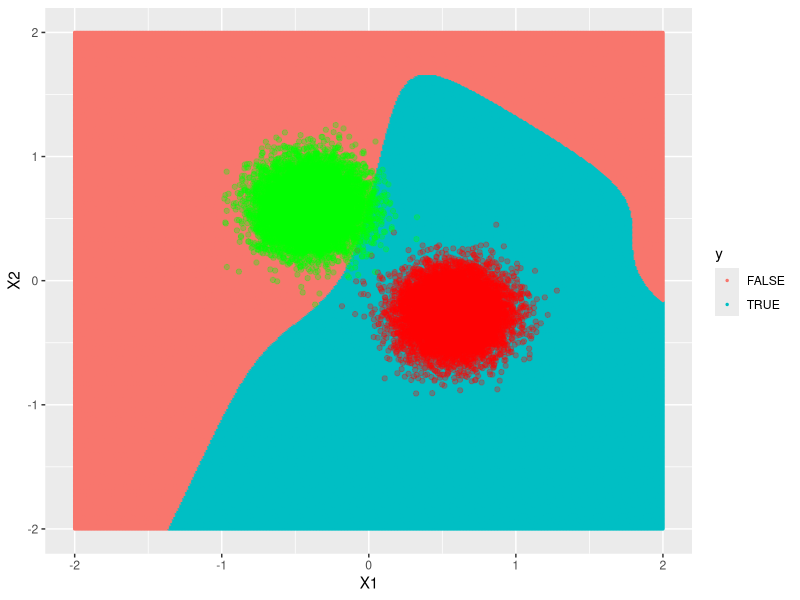
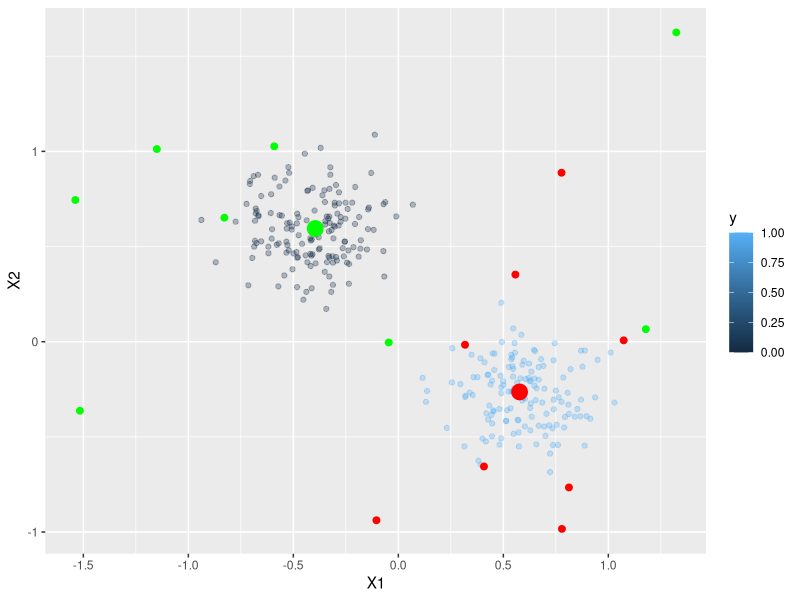
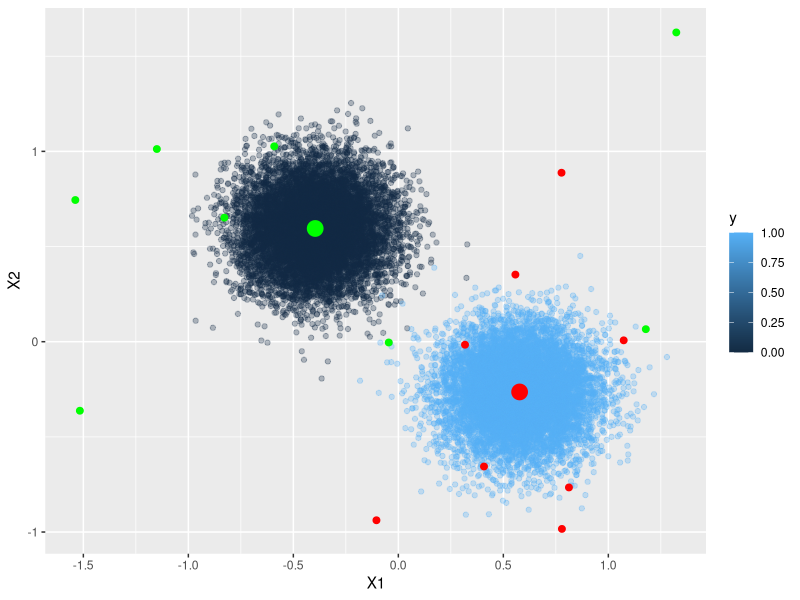

These charts were generated, in order, by the following R code:
suppressMessages(library(dplyr))
suppressMessages(library(ggplot2))
suppressMessages(library(mvtnorm))
suppressMessages(library(class))

PI = .5
K = 8
W = rep(1/8, K)
SIGMA = .5 * diag(2)

N_TRAIN = 300
N_TEST = 20000


# Part A ------------------------------------------------------------------

# generate mu
# get with key j + 1; then get row k by slicing
set.seed(11)
MU = list(
  rmvnorm(8, c(0, 1), diag(2)),
  rmvnorm(8, c(1, 0), diag(2))
)


# PART B ------------------------------------------------------------------

generate_mixed_normals <- function(n, centroids=MU, omega=W, sigma2=SIGMA^2, pi=PI, seed=25){
  #' Generates the density in 1a, pursuant to problem instructions
  #' @param n: int, size of generated dataset
  #' @param centroids: list[matrix[K, 2], matrix[K, 2]]. A list of the centroids
  #' @param omega: numeric[K] mixing weights
  #' @param sigma2: matrix[2, 2], var-cov matrix for MVN
  #' @param pi: numeric, class priors
  #' @param seed: integer, seed for reproducability
  #' @return : list[matrix[n, 2], numeric[n]], a list of x, y values
  
  set.seed(seed)
  pos_class = rbinom(n, 1, pi)
  
  # generate from positive class
  set.seed(220)
  pos_x = lapply(1:nrow(centroids[[2]]), 
                 function(k) rmvnorm(sum(pos_class), 
                                     centroids[[2]][k, ], 
                                     sigma2) * omega[k]
                 ) %>%
    base::Reduce("+", .)
  
  neg_x = lapply(1:nrow(centroids[[1]]), 
                 function(k) rmvnorm(length(pos_class) - sum(pos_class), 
                                     centroids[[1]][k, ], 
                                     sigma2) * omega[k]
  ) %>%
    base::Reduce("+", .)
  
  list(
    x=rbind(neg_x, pos_x), 
    y=c(rep(0, nrow(neg_x)), rep(1, nrow(pos_x)))
  )
}

get_mixed_class_density <- function(x, mu, sigma=SIGMA^2, omega=W){
  #' Gets the mixture/mixed density for a single class, i.e. j=0 OR j=1
  #' @param x: matrix[n, 2], a matrix of x-values to take the density of
  #' @param sigma: matrix[2, 2], variance-covariance matrix of distribution
  #' @param omega: numeric[K], mixing weights
  #' @return : numeric[n], conditional mixed densities for the class
  
  lapply(1:nrow(mu), 
                   function(k) dmvnorm(x, 
                                       mu[k, ], 
                                       sigma) * omega[k]
  ) %>%
    base::Reduce("+", .)
}

compute_bayes_classifier <- function(x, centroids, sigma=SIGMA^2, omega=W, pi=PI, decision_boundary=.5, response='prob'){
  #' Computes the bayes classifier at a particular x
  #' @param x: matrix[n, 2], a matrix of x-values to evaluate
  #' @param centroids: list[matrix[K, 2], matrix[K, 2]]. A list of the centroids
  #' @param omega: numeric[K] mixing weights
  #' @param sigma: matrix[2, 2], var-cov matrix for MVN
  #' @param pi: numeric, class priors
  #' @param decision_boundary: numeric, cutoff for 1/0 classification
  #' @return : numeric[nrow(x)], the Bayes classifications of each entry in x
  
  dens_pos = get_mixed_class_density(x, mu=centroids[[2]], sigma, omega)
  dens_neg = get_mixed_class_density(x, mu=centroids[[1]], sigma, omega)
  # doing it in full in case pi ever changes
  if (response == 'prob'){
    return(
      (dens_pos*pi)/(dens_pos*pi + dens_neg*(1-pi))
      )
  }else{
    return(
      (dens_pos*pi)/(dens_pos*pi + dens_neg*(1-pi)) >= decision_boundary
    )
  }
}

fit_linear_classifier <- function(x, y){
  #' Fits the linear classifier
  #' @param x: matrix[n, 2], a matrix of features
  #' @param y: numeric[n], a vector of binary y-values
  #' @return : stats::lm(), a linear model
  # R really wants it to be a df I guess
  df = data.frame(x)
  df$y = y
  lm(y ~ ., df)
}

predict_linear_classifier <- function(mod, x, decision_boundary=.5){
  #' Predicts for a fitted linear classifier
  #' @param mod: stats::lm(), a fitted linear model
  #' @param x: matrix[n, 2], a matrix of x-values to predict
  #' @param decision_boundary: numeric, the 1/0 decision cutoff
  #' @return : numeric, predicted y classes

  yhat = predict(mod, newdata=data.frame(x))
  as.numeric(yhat >= decision_boundary)
}


train_test_model_suite <- function(the_data, 
                                   kvec=seq(1, 15, 2), 
                                   params=list(
                                     centroids=MU,
                                     omega=W,
                                     pi=PI,
                                     sigma=SIGMA^2
                                   )){
  
  bayes_test_class = compute_bayes_classifier(the_data$xtest, centroids=params$centroids, sigma=params$sigma, omega=params$omega, pi=params$pi,
                                              response='class')
  bayes_test_acc = sum(bayes_test_class == the_data$ytest)/length(bayes_test_class)
  
  clf_linear = fit_linear_classifier(the_data$xtrain, the_data$ytrain)
  yhat_linear = predict_linear_classifier(clf_linear, the_data$xtest)
  linear_test_acc = sum(yhat_linear == the_data$ytest)/length(the_data$ytest)
  
  # TODO: implement the KNN loop here

}




# the main portion

trainset = generate_mixed_normals(n=N_TRAIN)
xtrain = trainset$x; ytrain = trainset$y
testset = generate_mixed_normals(n=N_TEST)
xtest = testset$x; ytest = testset$y

the_data = list(
  xtrain=xtrain,
  ytrain=ytrain,
  xtest=xtest,
  ytest=ytest
)



# Some basic plots/visualization ------------------------------------------

x_grid = expand.grid(seq(-2, 2, .01), seq(-2, 2, .01))
bayes_x_grid = compute_bayes_classifier(x_grid, centroids=MU, sigma=SIGMA^2, omega=W, pi=PI, response='class')
x_grid = data.frame(x_grid) %>%
  `colnames<-`(c("X1", "X2"))
x_grid$y = bayes_x_grid


ggplot(x_grid, aes(x=X1, y=X2, color=y), alpha=.01) + 
  scale_fill_distiller(palette = "Spectral") +
  geom_point(size=.5) +
  geom_point(data = data.frame(cbind(the_data$xtest, the_data$ytest)) %>% 
               `colnames<-`(c("X1", "X2", "y")) %>% 
               filter(y==1), 
             mapping=aes(x=X1, y=X2), alpha=.3, color = 'red')+
  geom_point(data = data.frame(cbind(the_data$xtest, the_data$ytest)) %>% 
               `colnames<-`(c("X1", "X2", "y")) %>% 
               filter(y==0), 
             mapping=aes(x=X1, y=X2), alpha=.3, color = 'green')
  

# the training data
ggplot() +
  geom_point(data = data.frame(cbind(the_data$xtrain, the_data$ytrain)) %>% `colnames<-`(c("X1", "X2", "y")), 
             mapping=aes(x=X1, y=X2, color=y), alpha=.3)+
  geom_point(data = data.frame(MU[[1]]) %>% summarise_all(., mean), mapping=aes(x=X1, y=X2), size= 5, color = 'green') +
  geom_point(data = data.frame(MU[[2]]) %>% summarise_all(., mean), mapping=aes(x=X1, y=X2), size= 5, color = 'red') +
  geom_point(data = data.frame(MU[[1]]), mapping=aes(x=X1, y=X2), size= 2, color = 'green') +
  geom_point(data = data.frame(MU[[2]]), mapping=aes(x=X1, y=X2), size= 2, color = 'red')


# the training data
ggplot() +
  geom_point(data = data.frame(cbind(the_data$xtest, the_data$ytest)) %>% `colnames<-`(c("X1", "X2", "y")), 
             mapping=aes(x=X1, y=X2, color=y), alpha=.3)+
  geom_point(data = data.frame(MU[[1]]) %>% summarise_all(., mean), mapping=aes(x=X1, y=X2), size= 5, color = 'green') +
  geom_point(data = data.frame(MU[[2]]) %>% summarise_all(., mean), mapping=aes(x=X1, y=X2), size= 5, color = 'red') +
  geom_point(data = data.frame(MU[[1]]), mapping=aes(x=X1, y=X2), size= 2, color = 'green') +
  geom_point(data = data.frame(MU[[2]]), mapping=aes(x=X1, y=X2), size= 2, color = 'red')


